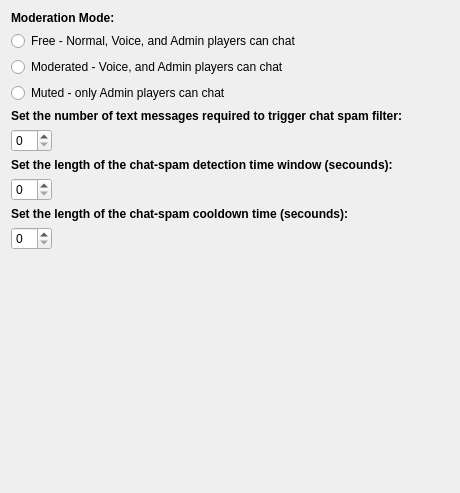
         <widget class="QWidget" name="tab_op_tcm">
          <attribute name="title">
           <string>Text Chat Moderation</string>
          </attribute>
          <layout class="QGridLayout" name="gridLayout_12">
           <item row="0" column="0">
            <layout class="QVBoxLayout" name="verticalLayout_2">
             <item>
              <widget class="QLabel" name="label_op_tcm_moderationMode">
               <property name="font">
                <font>
                 <weight>75</weight>
                 <bold>true</bold>
                </font>
               </property>
               <property name="text">
                <string>Moderation Mode:</string>
               </property>
              </widget>
             </item>
             <item>
              <widget class="QRadioButton" name="radioButton_op_tcm_free">
               <property name="text">
                <string>Free - Normal, Voice, and Admin players can chat</string>
               </property>
              </widget>
             </item>
             <item>
              <widget class="QRadioButton" name="radioButton_op_tcm_moderated">
               <property name="text">
                <string>Moderated - Voice, and Admin players can chat</string>
               </property>
              </widget>
             </item>
             <item>
              <widget class="QRadioButton" name="radioButton_op_tcm_muted">
               <property name="text">
                <string>Muted - only Admin players can chat</string>
               </property>
              </widget>
             </item>
             <item>
              <widget class="QLabel" name="label_op_tcm_spamTriggerCount">
               <property name="font">
                <font>
                 <weight>75</weight>
                 <bold>true</bold>
                </font>
               </property>
               <property name="text">
                <string>Set the number of text messages required to trigger chat spam filter:</string>
               </property>
              </widget>
             </item>
             <item>
              <layout class="QHBoxLayout" name="horizontalLayout_8">
               <item>
                <widget class="QSpinBox" name="spinBox_op_tcm_spamtriggercount"/>
               </item>
               <item>
                <spacer name="horizontalSpacer_15">
                 <property name="orientation">
                  <enum>Qt::Horizontal</enum>
                 </property>
                 <property name="sizeHint" stdset="0">
                  <size>
                   <width>40</width>
                   <height>20</height>
                  </size>
                 </property>
                </spacer>
               </item>
              </layout>
             </item>
             <item>
              <widget class="QLabel" name="label_so_tcm_spamDetectionTime">
               <property name="font">
                <font>
                 <weight>75</weight>
                 <bold>true</bold>
                </font>
               </property>
               <property name="text">
                <string>Set the length of the chat-spam detection time window (secounds):</string>
               </property>
              </widget>
             </item>
             <item>
              <layout class="QHBoxLayout" name="horizontalLayout_7">
               <item>
                <widget class="QSpinBox" name="spinBox_op_tcm_spamdetectiontime"/>
               </item>
               <item>
                <spacer name="horizontalSpacer_16">
                 <property name="orientation">
                  <enum>Qt::Horizontal</enum>
                 </property>
                 <property name="sizeHint" stdset="0">
                  <size>
                   <width>40</width>
                   <height>20</height>
                  </size>
                 </property>
                </spacer>
               </item>
              </layout>
             </item>
             <item>
              <widget class="QLabel" name="label_so_tcm_spamCoolDownTime">
               <property name="font">
                <font>
                 <weight>75</weight>
                 <bold>true</bold>
                </font>
               </property>
               <property name="text">
                <string>Set the length of the chat-spam cooldown time (secounds):</string>
               </property>
              </widget>
             </item>
             <item>
              <layout class="QHBoxLayout" name="horizontalLayout_16">
               <item>
                <widget class="QSpinBox" name="spinBox_op_tcm_spamcooldowntime"/>
               </item>
               <item>
                <spacer name="horizontalSpacer_17">
                 <property name="orientation">
                  <enum>Qt::Horizontal</enum>
                 </property>
                 <property name="sizeHint" stdset="0">
                  <size>
                   <width>40</width>
                   <height>20</height>
                  </size>
                 </property>
                </spacer>
               </item>
              </layout>
             </item>
            </layout>
           </item>
           <item row="0" column="1">
            <spacer name="horizontalSpacer_8">
             <property name="orientation">
              <enum>Qt::Horizontal</enum>
             </property>
             <property name="sizeHint" stdset="0">
              <size>
               <width>40</width>
               <height>20</height>
              </size>
             </property>
            </spacer>
           </item>
           <item row="1" column="0" colspan="2">
            <spacer name="verticalSpacer_2">
             <property name="orientation">
              <enum>Qt::Vertical</enum>
             </property>
             <property name="sizeHint" stdset="0">
              <size>
               <width>391</width>
               <height>232</height>
              </size>
             </property>
            </spacer>
           </item>
          </layout>
         </widget>
